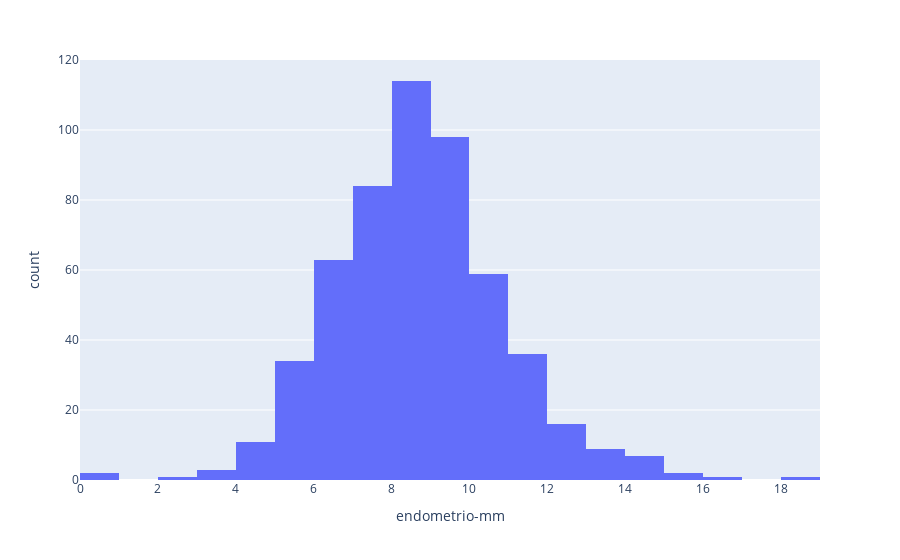

This figure's notebook cell:
### Code cell
#Histograma de variable determinada para remover outliers
figura3 = px.histogram(df, x='endometrio-mm', nbins=30)
figura3.show()

### Figure 1 — Plotly figure (JSON) as saved in the notebook; plotly's stock layout.template omitted (floating-point values rounded to 4 significant figures; data arrays with more than 128 entries replaced by an {"elided": "..."} marker saying what was removed)
{"data": [{"alignmentgroup": "True", "bingroup": "x", "hovertemplate": "endometrio-mm=%{x}<br>count=%{y}<extra></extra>", "legendgroup": "", "marker": {"color": "#636efa", "pattern": {"shape": ""}}, "name": "", "nbinsx": 30, "offsetgroup": "", "orientation": "v", "showlegend": false, "type": "histogram", "x": {"elided": "541 float values"}, "xaxis": "x", "yaxis": "y"}], "layout": {"barmode": "relative", "legend": {"tracegroupgap": 0}, "margin": {"t": 60}, "xaxis": {"anchor": "y", "domain": [0, 1], "title": {"text": "endometrio-mm"}}, "yaxis": {"anchor": "x", "domain": [0, 1], "title": {"text": "count"}}}}
